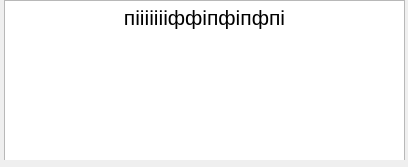
<?xml version="1.0" encoding="UTF-8"?>
<ui version="4.0">
 <class>Dialog</class>
 <widget class="QDialog" name="Dialog">
  <property name="geometry">
   <rect>
    <x>0</x>
    <y>0</y>
    <width>408</width>
    <height>167</height>
   </rect>
  </property>
  <property name="windowTitle">
   <string>Dialog</string>
  </property>
  <widget class="QWidget" name="widget" native="true">
   <property name="geometry">
    <rect>
     <x>-1</x>
     <y>-1</y>
     <width>411</width>
     <height>161</height>
    </rect>
   </property>
   <widget class="QTextBrowser" name="textBrowser">
    <property name="geometry">
     <rect>
      <x>5</x>
      <y>1</y>
      <width>401</width>
      <height>161</height>
     </rect>
    </property>
    <property name="html">
     <string>&lt;!DOCTYPE HTML PUBLIC &quot;-//W3C//DTD HTML 4.0//EN&quot; &quot;http://www.w3.org/TR/REC-html40/strict.dtd&quot;&gt;
&lt;html&gt;&lt;head&gt;&lt;meta name=&quot;qrichtext&quot; content=&quot;1&quot; /&gt;&lt;style type=&quot;text/css&quot;&gt;
p, li { white-space: pre-wrap; }
&lt;/style&gt;&lt;/head&gt;&lt;body style=&quot; font-family:'MS Shell Dlg 2'; font-size:7.8pt; font-weight:400; font-style:normal;&quot;&gt;
&lt;p align=&quot;center&quot; style=&quot; margin-top:0px; margin-bottom:0px; margin-left:0px; margin-right:0px; -qt-block-indent:0; text-indent:0px;&quot;&gt;&lt;span style=&quot; font-size:16pt;&quot;&gt;піііііііффіпфіпфпі&lt;/span&gt;&lt;/p&gt;&lt;/body&gt;&lt;/html&gt;</string>
    </property>
   </widget>
  </widget>
 </widget>
 <resources/>
 <connections/>
</ui>
